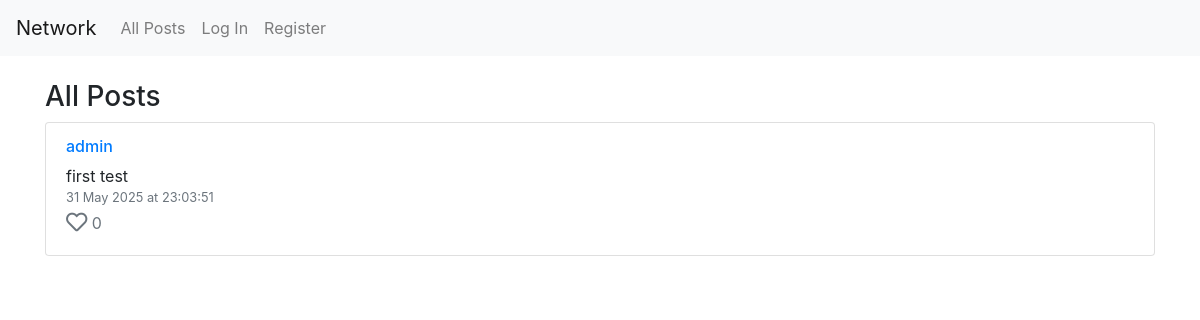
The app's page /, older data.
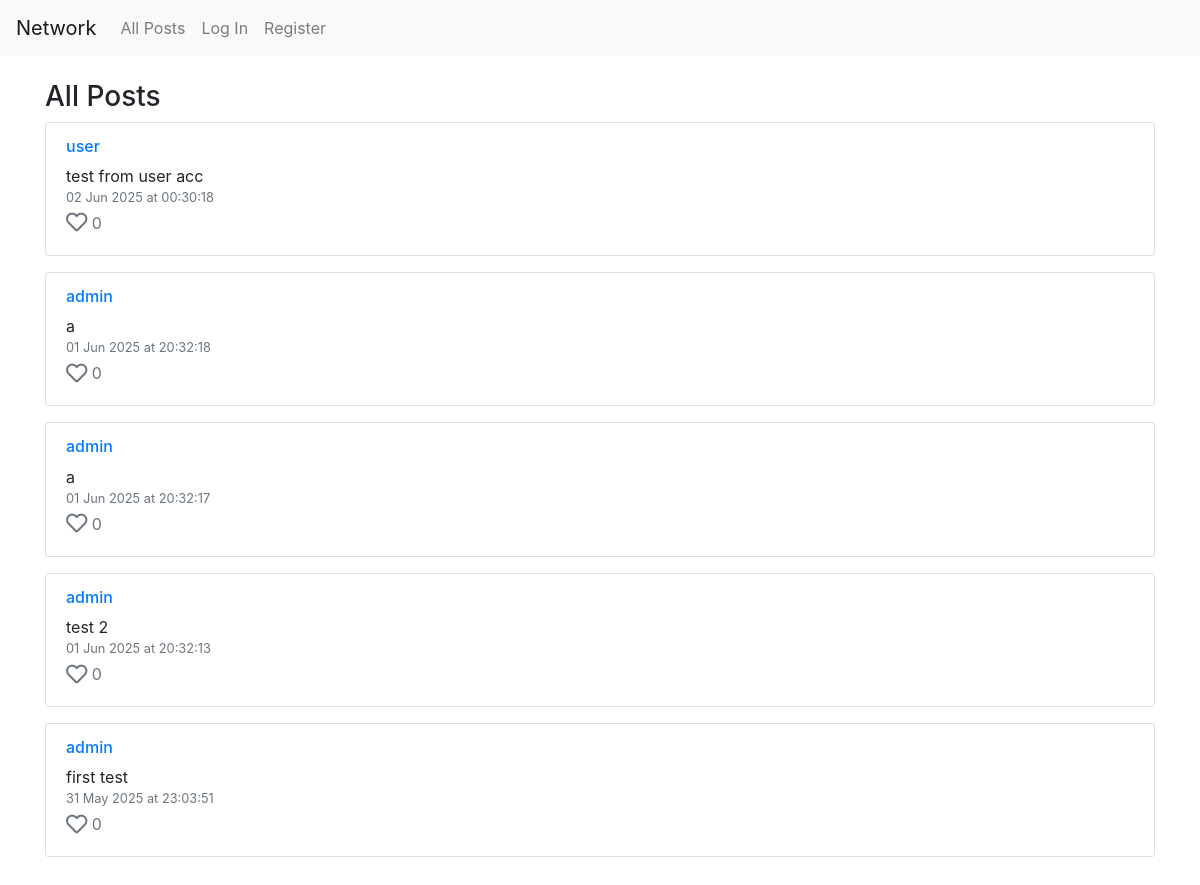
The same page, newer data.
### network/models.py (models this page shows, shortened)
class Post(models.Model):
    user = models.ForeignKey(User, on_delete=models.CASCADE, related_name="posts")
    content = models.TextField()
    timestamp = models.DateTimeField(auto_now_add=True)
    def formatted_timestamp(self):
        return self.timestamp.strftime("%d %b %Y at %H:%M:%S")
    def like_count(self):
        return self.likes.count()

class User(AbstractUser):
    pass

### network/views.py (the view)
# urls.py: path("", views.index, name="index"),
def index(request):
    if request.method == "POST" and request.user.is_authenticated:
        content = request.POST.get("content")
        if content:
            Post.objects.create(user=request.user, content=content)
            return HttpResponseRedirect(reverse("index"))
    posts = Post.objects.all().order_by('-timestamp')  # Get all posts, newest first
    for post in posts:
        post.is_liked_by_user = post.is_liked_by(request.user) if request.user.is_authenticated else False
    paginator = Paginator(posts, 10)
    page_number = request.GET.get('page')
    posts_of_the_page = paginator.get_page(page_number)
    return render(request, "network/index.html", {
        "posts": posts,
        "posts_of_the_page": posts_of_the_page
    })

### network/templates/network/index.html (shortened to what this page needs)
{% extends "network/layout.html" %}
{% block body %}
    <div class="container mt-4">
        <h3>All Posts</h3>
        {% for post in posts_of_the_page %}
            <div class="card mb-3">
                <div class="card-body">
                    <h6 class="card-subtitle mb-2 text-muted">
                        <a href="{% url 'profile' post.user.username %}">{{ post.user.username }}</a>
                    </h6>
                    <div id="post-content-{{ post.id }}">
                        <p class="card-text">{{ post.content }}</p>
                    </div>
                    <div class="d-flex justify-content-between">
                        <div class="d-flex flex-column align-items-start">
                            <small class="text-muted">{{ post.formatted_timestamp }}</small>
                            {% if user.is_authenticated %}
                                <button class="btn btn-sm btn-link text-decoration-none p-0 mt-1"
                                        id="like-btn-{{ post.id }}"
                                        onclick="toggleLike({{ post.id }})">
                                    <i class="{% if post.is_liked_by_user %}fas{% else %}far{% endif %} fa-heart {% if post.is_liked_by_user %}text-danger{% else %}text-muted{% endif %} fa-lg"></i>
                                    <span id="like-count-{{ post.id }}" class="{% if post.is_liked_by_user %}text-danger{% else %}text-muted{% endif %} fs-6">{{ post.like_count }}</span>
                                </button>
                            {% else %}
                                <span class="text-muted mt-1">
                                    <i class="far fa-heart fa-lg"></i> <span class="fs-6">{{ post.like_count }}</span>
                                </span>
                            {% endif %}
                        </div>
                    </div>
                </div>
            </div>
        {% empty %}
            <p>No posts yet.</p>
        {% endfor %}
    </div>
    <nav aria-label="Page navigation example" class="d-flex justify-content-center">
    </nav>
{% endblock %}

### network/templates/network/layout.html (shortened to what this page needs)
{% load static %}
<!DOCTYPE html>
<html lang="en">
    <head>
        <link rel="stylesheet" href="https://stackpath.bootstrapcdn.com/bootstrap/4.4.1/css/bootstrap.min.css">
        <link href="{% static 'network/styles.css' %}" rel="stylesheet">
        <link rel="stylesheet" href="https://cdnjs.cloudflare.com/ajax/libs/font-awesome/5.15.4/css/all.min.css">
    </head>
    <body>
        <nav class="navbar navbar-expand-lg navbar-light bg-light">
            <a class="navbar-brand" href="{% url 'index' %}">Network</a>
            <div>
              <ul class="navbar-nav mr-auto">
                <li class="nav-item">
                  <a class="nav-link" href="{% url 'index' %}">All Posts</a>
                </li>
                {% if user.is_authenticated %}
                    <li class="nav-item">
                        <a class="nav-link" href="{% url 'following' %}">Following</a>
                    </li>
                    <li class="nav-item">
                        <a class="nav-link" href="{% url 'logout' %}">Log Out</a>
                    </li>
                {% else %}
                    <li class="nav-item">
                        <a class="nav-link" href="{% url 'login' %}">Log In</a>
                    </li>
                    <li class="nav-item">
                        <a class="nav-link" href="{% url 'register' %}">Register</a>
                    </li>
                {% endif %}
              </ul>
            </div>
          </nav>
        <div class="body">
            {% block body %}
            {% endblock %}
        </div>
    </body>
</html>

Row changes from the older to the newer data that the page shows:
added Post: user.username "user", content "test from user acc", formatted_timestamp "02 Jun 2025 at 00:30:18", like_count "0"
added Post: user.username "admin", content "a", formatted_timestamp "01 Jun 2025 at 20:32:18", like_count "0"
added Post: user.username "admin", content "a", formatted_timestamp "01 Jun 2025 at 20:32:17", like_count "0"
added Post: user.username "admin", content "test 2", formatted_timestamp "01 Jun 2025 at 20:32:13", like_count "0"
